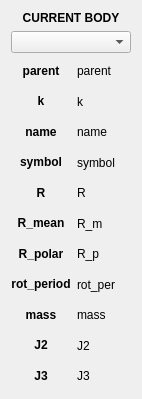
  <widget class="QWidget" name="layoutWidget">
   <property name="geometry">
    <rect>
     <x>10</x>
     <y>10</y>
     <width>142</width>
     <height>399</height>
    </rect>
   </property>
   <layout class="QVBoxLayout" name="verticalLayout_24">
    <property name="sizeConstraint">
     <enum>QLayout::SetMaximumSize</enum>
    </property>
    <item>
     <widget class="QLabel" name="lf_currBody">
      <property name="sizePolicy">
       <sizepolicy hsizetype="Preferred" vsizetype="Fixed">
        <horstretch>0</horstretch>
        <verstretch>0</verstretch>
       </sizepolicy>
      </property>
      <property name="text">
       <string>&lt;html&gt;&lt;head/&gt;&lt;body&gt;&lt;p align=&quot;center&quot;&gt;&lt;span style=&quot; font-weight:600;&quot;&gt;CURRENT BODY&lt;/span&gt;&lt;/p&gt;&lt;/body&gt;&lt;/html&gt;</string>
      </property>
     </widget>
    </item>
    <item>
     <widget class="QComboBox" name="bodyBox"/>
    </item>
    <item>
     <layout class="QHBoxLayout" name="hlo_ATTR_data">
      <property name="sizeConstraint">
       <enum>QLayout::SetMaximumSize</enum>
      </property>
      <item>
       <layout class="QVBoxLayout" name="vlo_ATTR_fields">
        <item>
         <widget class="QLabel" name="lf_parent">
          <property name="text">
           <string>&lt;html&gt;&lt;head/&gt;&lt;body&gt;&lt;p&gt;&lt;span style=&quot; font-weight:600;&quot;&gt;parent&lt;/span&gt;&lt;/p&gt;&lt;/body&gt;&lt;/html&gt;</string>
          </property>
          <property name="alignment">
           <set>Qt::AlignCenter</set>
          </property>
         </widget>
        </item>
        <item>
         <widget class="QLabel" name="lf_k">
          <property name="text">
           <string>&lt;html&gt;&lt;head/&gt;&lt;body&gt;&lt;p&gt;&lt;span style=&quot; font-weight:600;&quot;&gt;k&lt;/span&gt;&lt;/p&gt;&lt;/body&gt;&lt;/html&gt;</string>
          </property>
          <property name="alignment">
           <set>Qt::AlignCenter</set>
          </property>
          <property name="buddy">
           <cstring></cstring>
          </property>
         </widget>
        </item>
        <item>
         <widget class="QLabel" name="lf_name">
          <property name="text">
           <string>&lt;html&gt;&lt;head/&gt;&lt;body&gt;&lt;p&gt;&lt;span style=&quot; font-weight:600;&quot;&gt;name&lt;/span&gt;&lt;/p&gt;&lt;/body&gt;&lt;/html&gt;</string>
          </property>
          <property name="alignment">
           <set>Qt::AlignCenter</set>
          </property>
          <property name="buddy">
           <cstring></cstring>
          </property>
         </widget>
        </item>
        <item>
         <widget class="QLabel" name="lf_symbol">
          <property name="text">
           <string>&lt;html&gt;&lt;head/&gt;&lt;body&gt;&lt;p&gt;&lt;span style=&quot; font-weight:600;&quot;&gt;symbol&lt;/span&gt;&lt;/p&gt;&lt;/body&gt;&lt;/html&gt;</string>
          </property>
          <property name="alignment">
           <set>Qt::AlignCenter</set>
          </property>
          <property name="buddy">
           <cstring></cstring>
          </property>
         </widget>
        </item>
        <item>
         <widget class="QLabel" name="lf_R">
          <property name="text">
           <string>&lt;html&gt;&lt;head/&gt;&lt;body&gt;&lt;p&gt;&lt;span style=&quot; font-weight:600;&quot;&gt;R&lt;/span&gt;&lt;/p&gt;&lt;/body&gt;&lt;/html&gt;</string>
          </property>
          <property name="alignment">
           <set>Qt::AlignCenter</set>
          </property>
          <property name="buddy">
           <cstring></cstring>
          </property>
         </widget>
        </item>
        <item>
         <widget class="QLabel" name="lf_R_mean">
          <property name="text">
           <string>&lt;html&gt;&lt;head/&gt;&lt;body&gt;&lt;p&gt;&lt;span style=&quot; font-weight:600;&quot;&gt;R_mean&lt;/span&gt;&lt;/p&gt;&lt;/body&gt;&lt;/html&gt;</string>
          </property>
          <property name="alignment">
           <set>Qt::AlignCenter</set>
          </property>
          <property name="buddy">
           <cstring></cstring>
          </property>
         </widget>
        </item>
        <item>
         <widget class="QLabel" name="lf_R_polar">
          <property name="text">
           <string>&lt;html&gt;&lt;head/&gt;&lt;body&gt;&lt;p&gt;&lt;span style=&quot; font-weight:600;&quot;&gt;R_polar&lt;/span&gt;&lt;/p&gt;&lt;/body&gt;&lt;/html&gt;</string>
          </property>
          <property name="alignment">
           <set>Qt::AlignCenter</set>
          </property>
          <property name="buddy">
           <cstring></cstring>
          </property>
         </widget>
        </item>
        <item>
         <widget class="QLabel" name="lf_rot_per">
          <property name="text">
           <string>&lt;html&gt;&lt;head/&gt;&lt;body&gt;&lt;p&gt;&lt;span style=&quot; font-weight:600;&quot;&gt;rot_period&lt;/span&gt;&lt;/p&gt;&lt;/body&gt;&lt;/html&gt;</string>
          </property>
          <property name="alignment">
           <set>Qt::AlignCenter</set>
          </property>
         </widget>
        </item>
        <item>
         <widget class="QLabel" name="lf_mass">
          <property name="text">
           <string>&lt;html&gt;&lt;head/&gt;&lt;body&gt;&lt;p&gt;&lt;span style=&quot; font-weight:600;&quot;&gt;mass&lt;/span&gt;&lt;/p&gt;&lt;/body&gt;&lt;/html&gt;</string>
          </property>
          <property name="alignment">
           <set>Qt::AlignCenter</set>
          </property>
         </widget>
        </item>
        <item>
         <widget class="QLabel" name="lf_J2">
          <property name="text">
           <string>&lt;html&gt;&lt;head/&gt;&lt;body&gt;&lt;p&gt;&lt;span style=&quot; font-weight:600;&quot;&gt;J2&lt;/span&gt;&lt;/p&gt;&lt;/body&gt;&lt;/html&gt;</string>
          </property>
          <property name="alignment">
           <set>Qt::AlignCenter</set>
          </property>
         </widget>
        </item>
        <item>
         <widget class="QLabel" name="lf_J3">
          <property name="text">
           <string>&lt;html&gt;&lt;head/&gt;&lt;body&gt;&lt;p&gt;&lt;span style=&quot; font-weight:600;&quot;&gt;J3&lt;/span&gt;&lt;/p&gt;&lt;/body&gt;&lt;/html&gt;</string>
          </property>
          <property name="alignment">
           <set>Qt::AlignCenter</set>
          </property>
         </widget>
        </item>
       </layout>
      </item>
      <item>
       <layout class="QVBoxLayout" name="vlo_ATTR_values">
        <item>
         <widget class="QLabel" name="attr_0">
          <property name="text">
           <string>parent</string>
          </property>
          <property name="alignment">
           <set>Qt::AlignLeading|Qt::AlignLeft|Qt::AlignVCenter</set>
          </property>
         </widget>
        </item>
        <item>
         <widget class="QLabel" name="attr_1">
          <property name="text">
           <string>k</string>
          </property>
          <property name="alignment">
           <set>Qt::AlignLeading|Qt::AlignLeft|Qt::AlignVCenter</set>
          </property>
         </widget>
        </item>
        <item>
         <widget class="QLabel" name="attr_2">
          <property name="text">
           <string>name</string>
          </property>
          <property name="alignment">
           <set>Qt::AlignLeading|Qt::AlignLeft|Qt::AlignVCenter</set>
          </property>
         </widget>
        </item>
        <item>
         <widget class="QLabel" name="attr_3">
          <property name="text">
           <string>symbol</string>
          </property>
          <property name="alignment">
           <set>Qt::AlignLeading|Qt::AlignLeft|Qt::AlignVCenter</set>
          </property>
         </widget>
        </item>
        <item>
         <widget class="QLabel" name="attr_4">
          <property name="text">
           <string>R</string>
          </property>
          <property name="alignment">
           <set>Qt::AlignLeading|Qt::AlignLeft|Qt::AlignVCenter</set>
          </property>
         </widget>
        </item>
        <item>
         <widget class="QLabel" name="attr_5">
          <property name="text">
           <string>R_m</string>
          </property>
          <property name="alignment">
           <set>Qt::AlignLeading|Qt::AlignLeft|Qt::AlignVCenter</set>
          </property>
         </widget>
        </item>
        <item>
         <widget class="QLabel" name="attr_6">
          <property name="text">
           <string>R_p</string>
          </property>
          <property name="alignment">
           <set>Qt::AlignLeading|Qt::AlignLeft|Qt::AlignVCenter</set>
          </property>
         </widget>
        </item>
        <item>
         <widget class="QLabel" name="attr_7">
          <property name="text">
           <string>rot_per</string>
          </property>
          <property name="alignment">
           <set>Qt::AlignLeading|Qt::AlignLeft|Qt::AlignVCenter</set>
          </property>
         </widget>
        </item>
        <item>
         <widget class="QLabel" name="attr_8">
          <property name="text">
           <string>mass</string>
          </property>
          <property name="alignment">
           <set>Qt::AlignLeading|Qt::AlignLeft|Qt::AlignVCenter</set>
          </property>
         </widget>
        </item>
        <item>
         <widget class="QLabel" name="attr_9">
          <property name="text">
           <string>J2</string>
          </property>
          <property name="alignment">
           <set>Qt::AlignLeading|Qt::AlignLeft|Qt::AlignVCenter</set>
          </property>
         </widget>
        </item>
        <item>
         <widget class="QLabel" name="attr_A">
          <property name="text">
           <string>J3</string>
          </property>
          <property name="alignment">
           <set>Qt::AlignLeading|Qt::AlignLeft|Qt::AlignVCenter</set>
          </property>
         </widget>
        </item>
       </layout>
      </item>
     </layout>
    </item>
   </layout>
  </widget>
